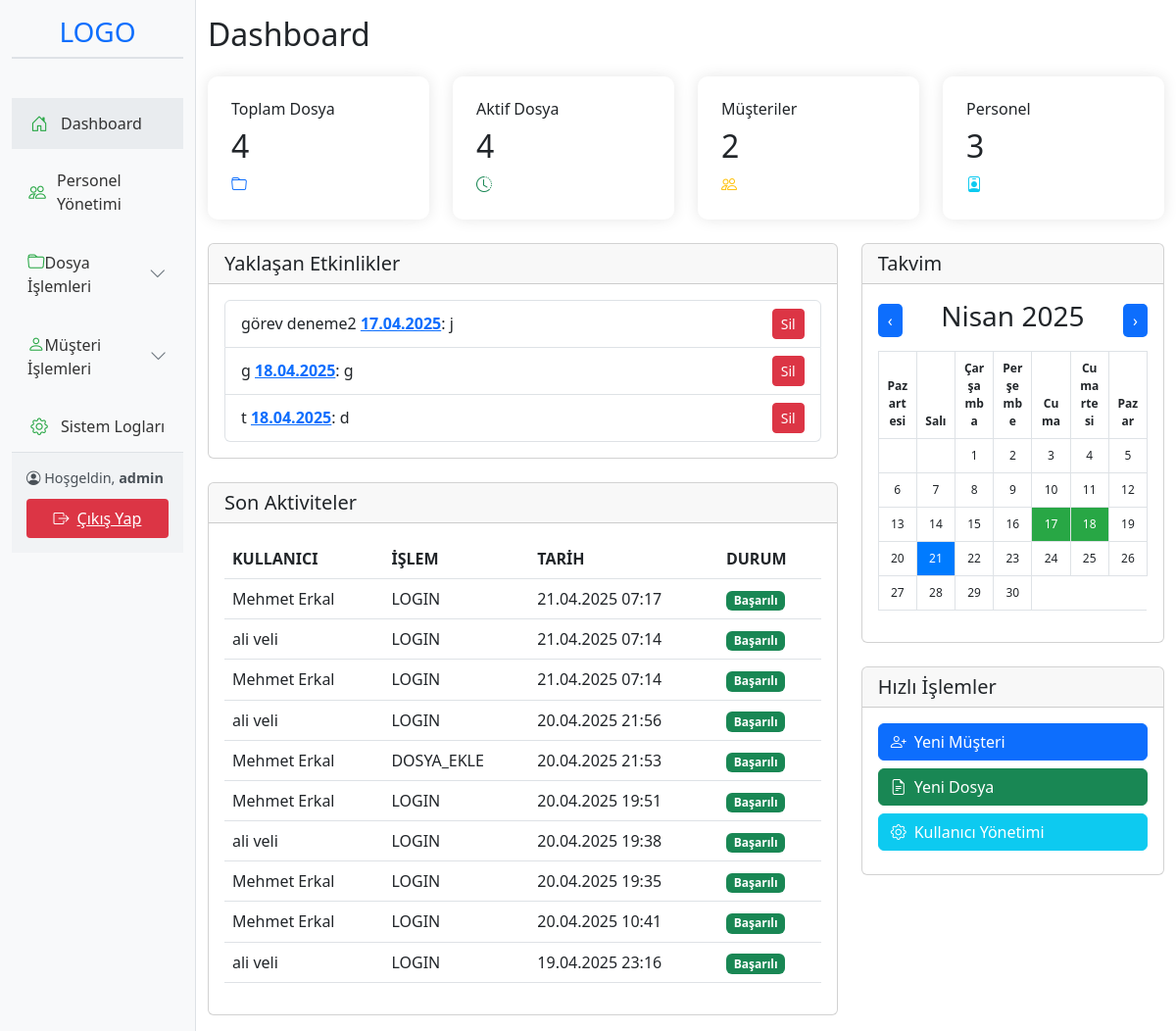
Before: /dashboard.php (signed in) with the older database file.
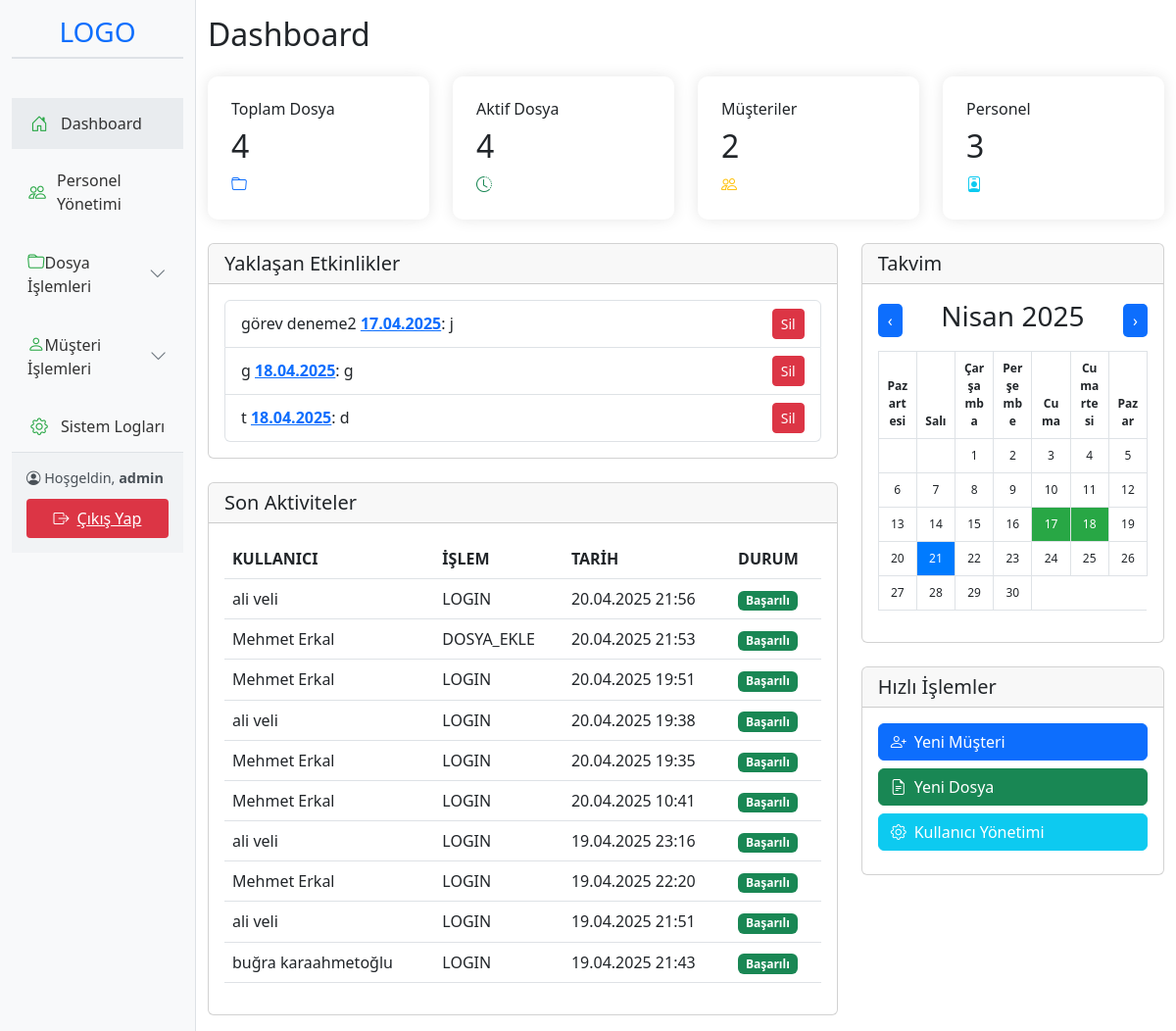
After: the same page with the newer database file.
### tables this page shows
CREATE TABLE `etkinlikler` (
  `id` int(11) NOT NULL,
  `baslik` varchar(255) DEFAULT NULL,
  `tarih` date NOT NULL,
  `aciklama` text NOT NULL,
  `ekleyen` varchar(100) DEFAULT NULL,
  `kategori` varchar(100) DEFAULT NULL,
  `personel` varchar(100) DEFAULT NULL,
  `dosya_linki` varchar(255) DEFAULT NULL,
  `musteri` varchar(100) DEFAULT NULL,
  `tekrar_aylik` tinyint(1) DEFAULT 0,
  `tekrar_yillik` tinyint(1) DEFAULT 0,
  `olusturma_tarihi` timestamp NOT NULL DEFAULT current_timestamp(),
  `recurrence_id` varchar(255) DEFAULT NULL
);

CREATE TABLE `sistem_loglar` (
  `log_id` int(11) NOT NULL,
  `personel_id` int(11) DEFAULT NULL,
  `islem_tipi` varchar(50) NOT NULL,
  `islem_detay` text DEFAULT NULL,
  `ip_adresi` varchar(45) NOT NULL,
  `tarih` timestamp NOT NULL DEFAULT current_timestamp()
);

CREATE TABLE `personel` (
  `personel_id` int(11) NOT NULL,
  `ad` varchar(50) NOT NULL,
  `soyad` varchar(50) NOT NULL,
  `kullanici_adi` varchar(50) NOT NULL,
  `email` varchar(100) NOT NULL,
  `sifre` varchar(255) NOT NULL,
  `tc_kimlik_no` char(11) NOT NULL,
  `telefon` varchar(15) NOT NULL
);

### dashboard.php (the view, shortened to what the changed rows need)
<!DOCTYPE html>
<html lang="en">
<head>
    <link href="https://cdn.jsdelivr.net/npm/bootstrap@5.3.0/dist/css/bootstrap.min.css" rel="stylesheet">
    <link href="https://cdn.jsdelivr.net/npm/bootstrap-icons@1.11.0/font/bootstrap-icons.css" rel="stylesheet">
</head>
<body>
    <?php
    $database = new Database();
    $conn = $database->getConnection();
    try {
        $stmt = $conn->query("SELECT COUNT(*) as total FROM dosyalar");
        $totalFiles = $stmt->fetch(PDO::FETCH_ASSOC)['total'];
        $stmt = $conn->query("SELECT COUNT(*) as active FROM dosyalar WHERE dosya_durumu != 'Tamamlandı'");
        $activeFiles = $stmt->fetch(PDO::FETCH_ASSOC)['active'];
        $stmt = $conn->query("SELECT COUNT(*) as total FROM musteriler");
        $totalCustomers = $stmt->fetch(PDO::FETCH_ASSOC)['total'];
        $stmt = $conn->query("SELECT COUNT(*) as total FROM personel");
        $totalStaff = $stmt->fetch(PDO::FETCH_ASSOC)['total'];
        $stmt = $conn->query("SELECT sl.*, p.ad, p.soyad
                             FROM sistem_loglar sl
                             LEFT JOIN personel p ON sl.personel_id = p.personel_id
                             ORDER BY sl.tarih DESC
                             LIMIT 10");
        $activities = $stmt->fetchAll(PDO::FETCH_ASSOC);
        $stmt = $conn->query("SELECT id,baslik, tarih, aciklama, tekrar_aylik, tekrar_yillik FROM etkinlikler ORDER BY tarih ASC LIMIT 5");
        $upcomingEvents = $stmt->fetchAll(PDO::FETCH_ASSOC);
    } catch(PDOException $e) {
        echo "Veritabanı hatası: " . $e->getMessage();
        $totalFiles = $activeFiles = $totalCustomers = $totalStaff = 0;
        $activities = [];
        $upcomingEvents = [];
    }
    ?>
    <div class="container-fluid">
        <div class="row">
            <div class="col-md-10 py-3">
                <h2 class="mb-4">Dashboard</h2>
                <div class="row mb-4">
                    <div class="col-md-3">
                        <div class="stats-card bg-white">
                            <h2><?php echo $totalFiles; ?></h2>
                        </div>
                    </div>
                    <div class="col-md-3">
                        <div class="stats-card bg-white">
                            <h2><?php echo $activeFiles; ?></h2>
                        </div>
                    </div>
                    <div class="col-md-3">
                        <div class="stats-card bg-white">
                            <h2><?php echo $totalCustomers; ?></h2>
                        </div>
                    </div>
                    <div class="col-md-3">
                        <div class="stats-card bg-white">
                            <h2><?php echo $totalStaff; ?></h2>
                        </div>
                    </div>
                </div>
                <div class="row">
                    <div class="col-md-8">
                        <div class="card mb-4">
                            <div class="card-body">
                                <ul class="list-group">
                                    <?php foreach($upcomingEvents as $event): ?>
                                        <li class="list-group-item d-flex justify-content-between align-items-center">
                                            <span>
                                                <?php echo htmlspecialchars($event['baslik']); ?>
                                                <strong><a href="#" onclick="openEventDetailModal(<?php echo $event['id']; ?>)"><?php echo date('d.m.Y', strtotime($event['tarih'])); ?></a></strong>:
                                                <?php echo htmlspecialchars($event['aciklama']); ?>
                                            </span>
                                            <button class="btn btn-danger btn-sm" onclick="deleteEvent(<?php echo $event['id']; ?>, <?php echo $event['tekrar_aylik']; ?>, <?php echo $event['tekrar_yillik']; ?>)">Sil</button>
                                        </li>
                                    <?php endforeach; ?>
                                </ul>
                            </div>
                        </div>
                        <div class="card">
                            <div class="card-body">
                                <table class="table">
                                    <thead>
                                        <tr>
                                            <th>KULLANICI</th>
                                            <th>İŞLEM</th>
                                            <th>TARİH</th>
                                            <th>DURUM</th>
                                        </tr>
                                    </thead>
                                    <tbody>
                                        <?php foreach($activities as $activity): ?>
                                        <tr>
                                            <td><?php echo htmlspecialchars($activity['ad'] . ' ' . $activity['soyad']); ?></td>
                                            <td><?php echo htmlspecialchars($activity['islem_tipi']); ?></td>
                                            <td><?php echo date('d.m.Y H:i', strtotime($activity['tarih'])); ?></td>
                                            <td>
                                                <span class="badge bg-success">Başarılı</span>
                                            </td>
                                        </tr>
                                        <?php endforeach; ?>
                                    </tbody>
                                </table>
                            </div>
                        </div>
                    </div>
                </div>
            </div>
        </div>
    </div>
</body>
</html>

Changed rows visible on the page:
removed sistem_loglar: personel.soyad "Mehmet Erkal", islem_tipi "LOGIN", tarih "21.04.2025 07:17"
removed sistem_loglar: personel.soyad "ali veli", islem_tipi "LOGIN", tarih "21.04.2025 07:14"
removed sistem_loglar: personel.soyad "Mehmet Erkal", islem_tipi "LOGIN", tarih "21.04.2025 07:14"
now on this page (row unchanged): sistem_loglar: personel.soyad "Mehmet Erkal", islem_tipi "LOGIN", tarih "19.04.2025 22:20"
now on this page (row unchanged): sistem_loglar: personel.soyad "ali veli", islem_tipi "LOGIN", tarih "19.04.2025 21:51"
now on this page (row unchanged): sistem_loglar: personel.soyad "buğra karaahmetoğlu", islem_tipi "LOGIN", tarih "19.04.2025 21:43"
